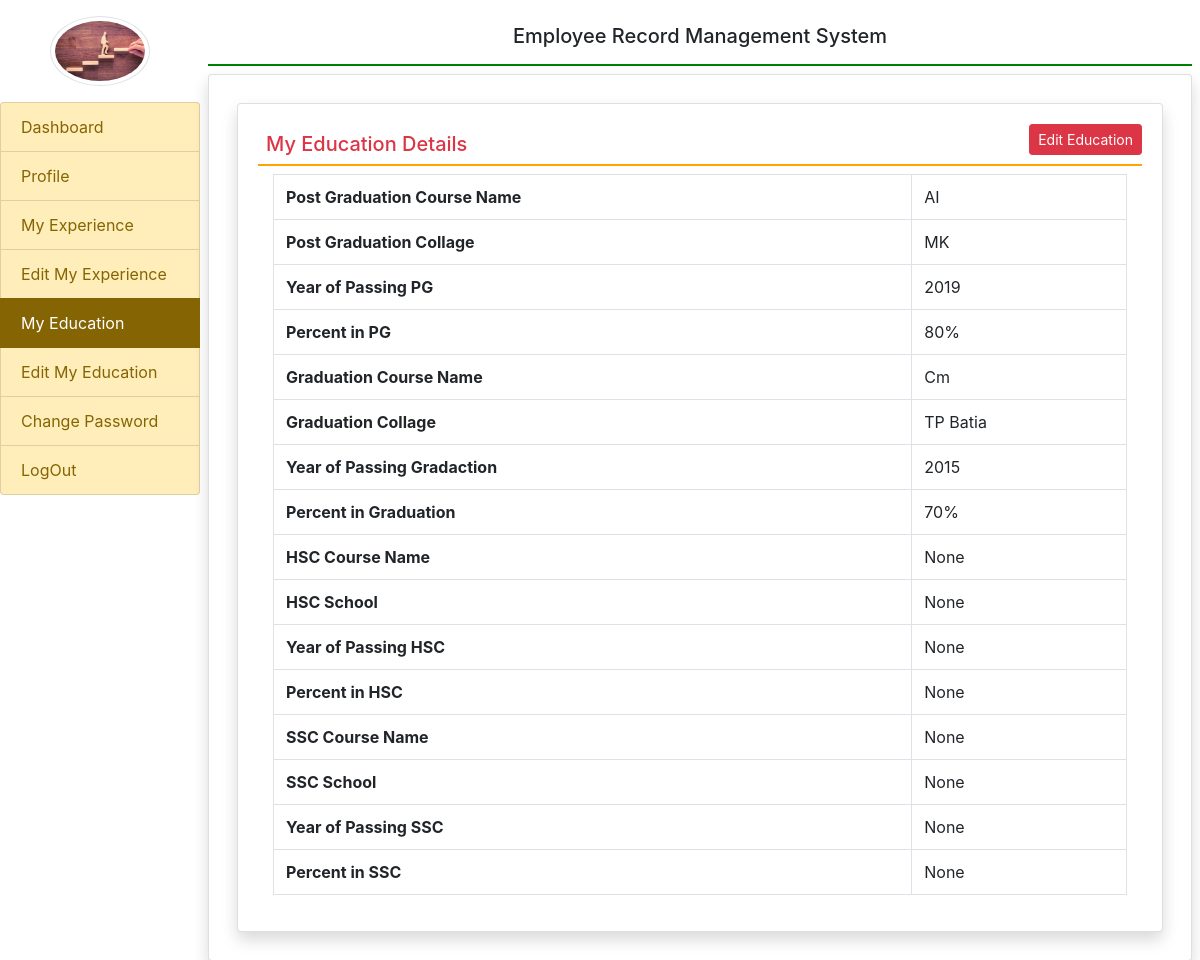
/my_education/ (signed in), run on the app's committed database.
### employee/models.py (models this page shows, shortened)
class EmployeeEduction(models.Model):
    user = models.ForeignKey(User, on_delete=models.CASCADE)
    coursepg = models.CharField(max_length=100, null=True)
    schoolclgpg = models.CharField(max_length=100, null=True)
    yearofpassingpg = models.CharField(max_length=20, null=True)
    percentagepg = models.CharField(max_length=30, null=True)
    coursegra = models.CharField(max_length=100, null=True)
    schoolclggra = models.CharField(max_length=100, null=True)
    yearofpassinggra = models.CharField(max_length=20, null=True)
    percentagegra = models.CharField(max_length=30, null=True)
    coursessc = models.CharField(max_length=100, null=True)
    schoolclgssc = models.CharField(max_length=100, null=True)
    yearofpassingssc = models.CharField(max_length=20, null=True)
    percentagessc = models.CharField(max_length=30, null=True)
    coursehsc = models.CharField(max_length=100, null=True)
    schoolclghsc = models.CharField(max_length=100, null=True)
    yearofpassinghsc = models.CharField(max_length=20, null=True)
    percentagehsc = models.CharField(max_length=30, null=True)

### employee/views.py (the view)
# urls.py: path('my_education/',views.my_education, name = "my_education"),
def my_education(request):
    if not request.user.is_authenticated:
        return redirect('emp_login')
    user = request.user
    education = EmployeeEduction.objects.get(user = user)
    return render(request,'my_education.html', locals())

### templates/my_education.html
{% extends 'emp_base.html' %}
{% block main %}
<div class="card shadow m-2">
    <div class="card-body">
        <a href="{% url 'edit_education' %}" class="btn btn-danger float-right btn-sm">Edit Education</a>
        <h5 class="p-2 text-danger" style="border-bottom: 2px solid orange">My Education Details</h5>
        <div class="container-fluid">
            <table class="table table-bordered">
                <tr>
                    <th>Post Graduation Course Name</th>
                    <td>{{education.coursepg}}</td>
                </tr>
                <tr>
                    <th>Post Graduation Collage</th>
                    <td>{{education.schoolclgpg}}</td>
                </tr>
                <tr>
                    <th>Year of Passing PG</th>
                    <td>{{education.yearofpassingpg}}</td>
                </tr>
                <tr>
                    <th>Percent in PG</th>
                    <td>{{education.percentagepg}}</td>
                </tr>
                <tr>
                    <th>Graduation Course Name</th>
                    <td>{{education.coursegra}}</td>
                </tr>
                <tr>
                    <th> Graduation Collage</th>
                    <td>{{education.schoolclggra}}</td>
                </tr>
                <tr>
                    <th>Year of Passing Gradaction</th>
                    <td>{{education.yearofpassinggra}}</td>
                </tr>
                <tr>
                    <th>Percent in Graduation</th>
                    <td>{{education.percentagegra}}</td>
                </tr>
                <tr>
                    <th>HSC Course Name</th>
                    <td>{{education.coursehsc}}</td>
                </tr>
                <tr>
                    <th> HSC School</th>
                    <td>{{education.schoolclghsc}}</td>
                </tr>
                <tr>
                    <th>Year of Passing HSC</th>
                    <td>{{education.yearofpassinghsc}}</td>
                </tr>
                <tr>
                    <th>Percent in HSC</th>
                    <td>{{education.percentagehsc}}</td>
                </tr>
                 <tr>
                    <th>SSC Course Name</th>
                    <td>{{education.coursessc}}</td>
                </tr>
                <tr>
                    <th> SSC School</th>
                    <td>{{education.schoolclgssc}}</td>
                </tr>
                <tr>
                    <th>Year of Passing SSC</th>
                    <td>{{education.yearofpassingssc}}</td>
                </tr>
                <tr>
                    <th>Percent in SSC</th>
                    <td>{{education.percentagessc}}</td>
                </tr>
            </table>
        </div>
    </div>
</div>
{% endblock %}

### data on the page
EmployeeEduction: coursepg "AI", schoolclgpg "MK", yearofpassingpg "2019", percentagepg "80%", coursegra "Cm", schoolclggra "TP Batia", yearofpassinggra "2015", percentagegra "70%", coursehsc "None", schoolclghsc "None", yearofpassinghsc "None", percentagehsc "None", coursessc "None", schoolclgssc "None", yearofpassingssc "None", percentagessc "None"
